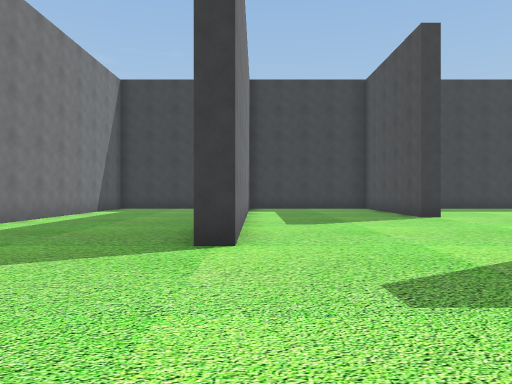
[1] (above)

20 first-person views from a walk through a 3-D level made in the Unity game engine. The camera is 1.3 m above the floor, looks level and sees 70° across. The floor is counted in squares, 2 m on a side. Each view is taken from the middle of a square. On the plan, view 1 faces up. The plan holds only what a view shows up to about 11 squares ahead; the rest is blank.

[2]
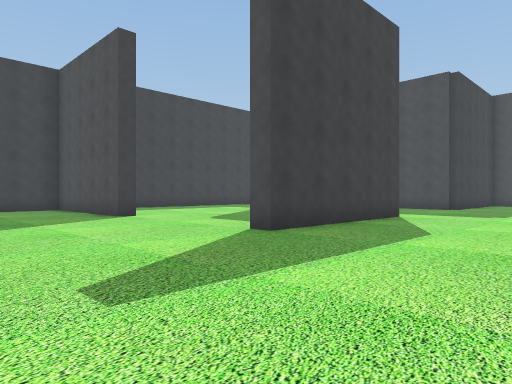

[3]
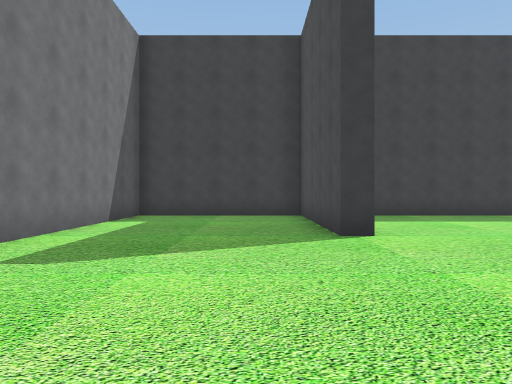

[4]
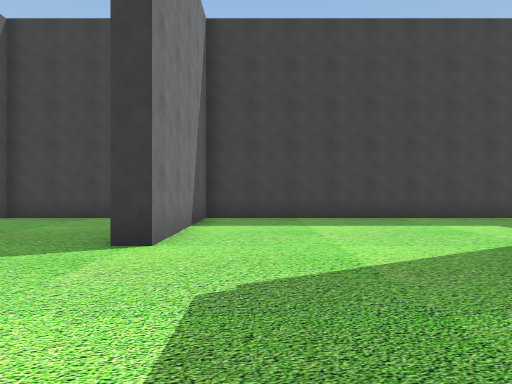

[5]
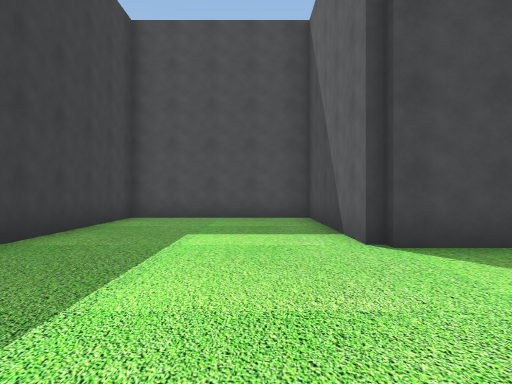

[6]
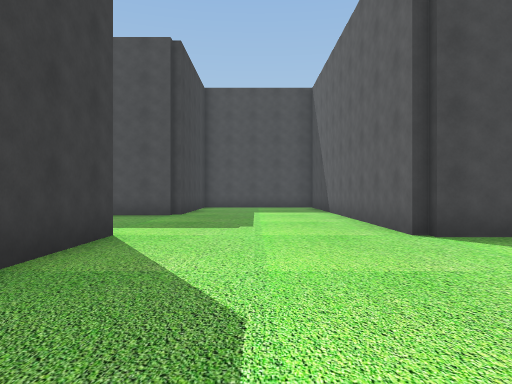

[7]
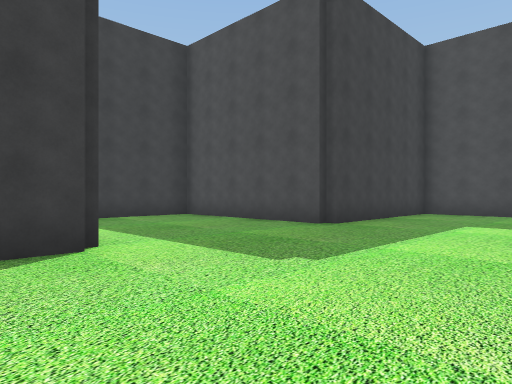

[8]
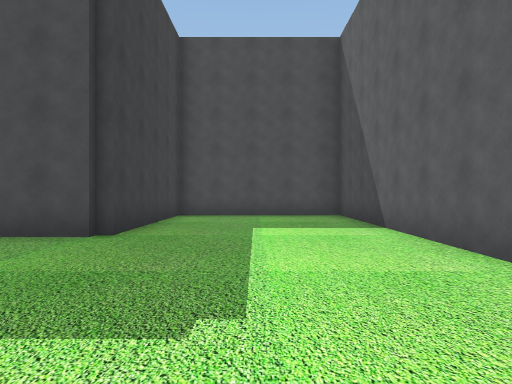

[9]
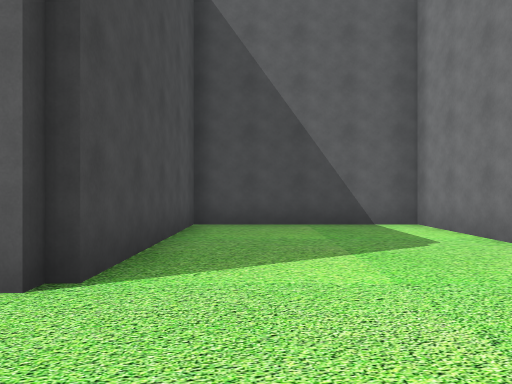

[10]
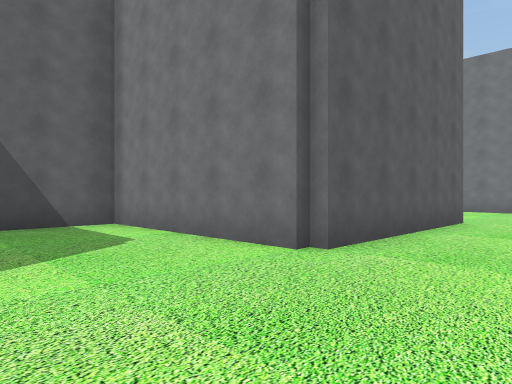

[11]
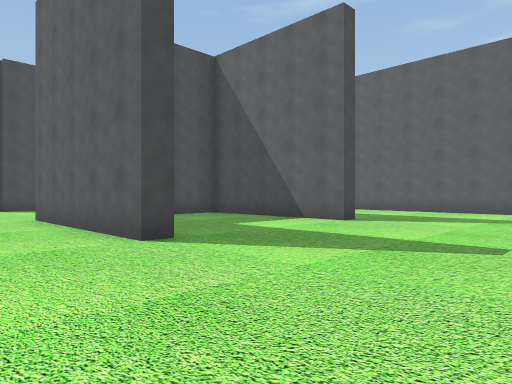

[12]
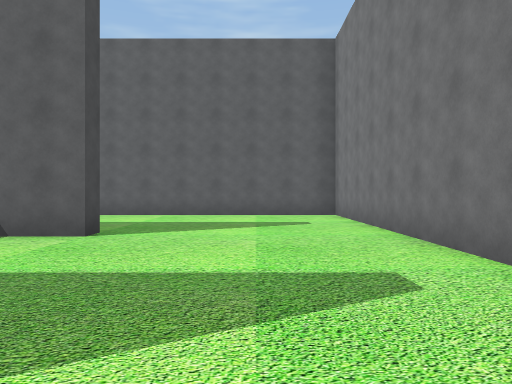

[13]
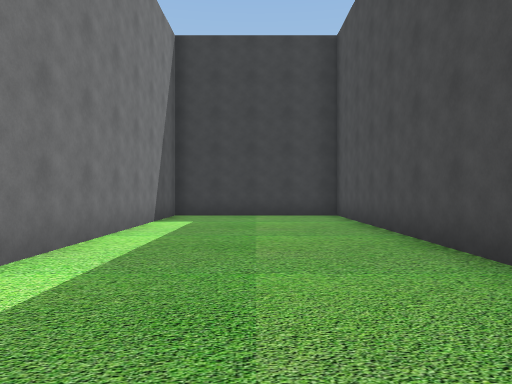

[14]
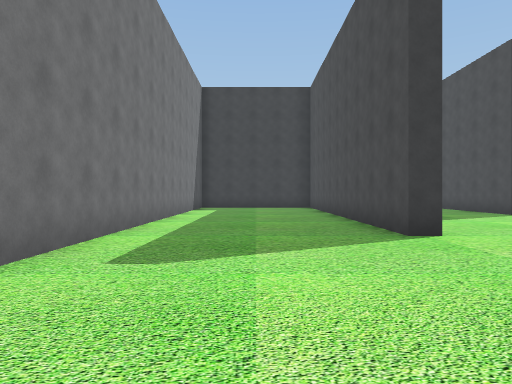

[15]
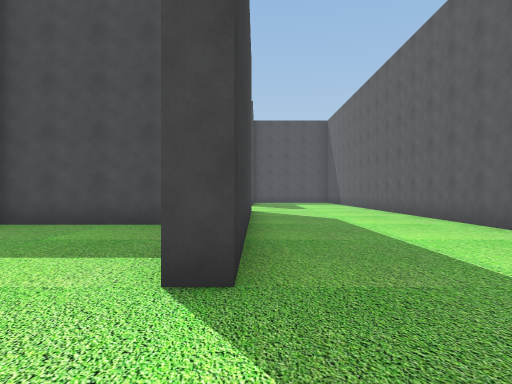

[16]
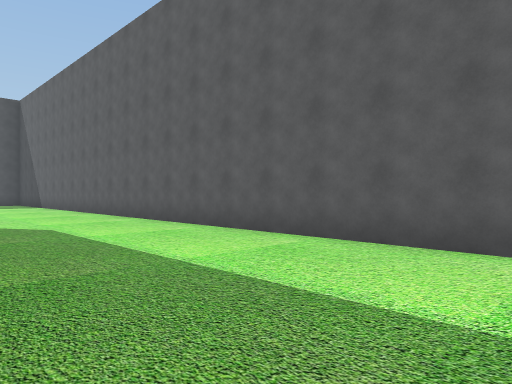

[17]
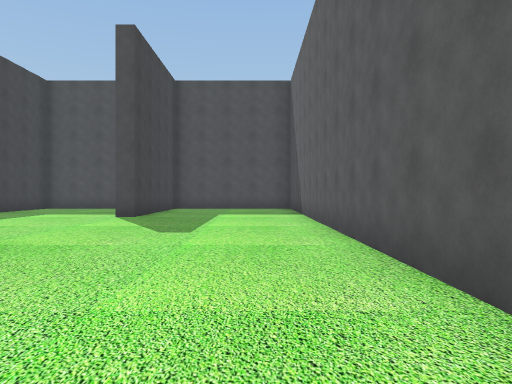

[18]
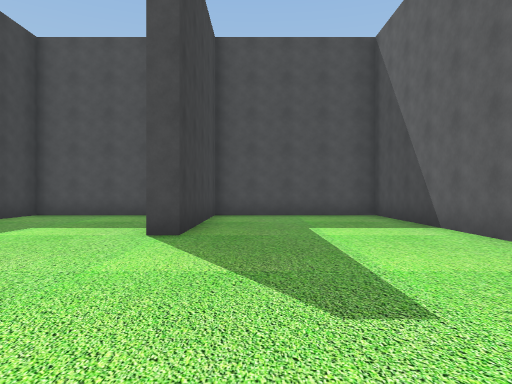

[19]
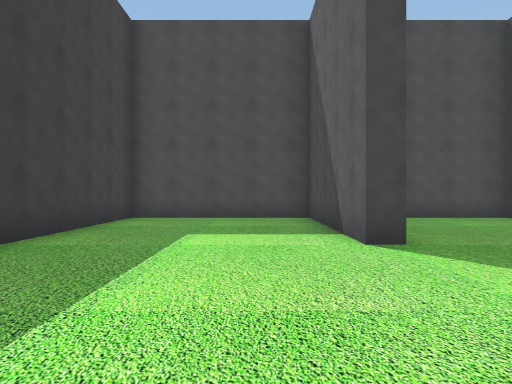

[20]
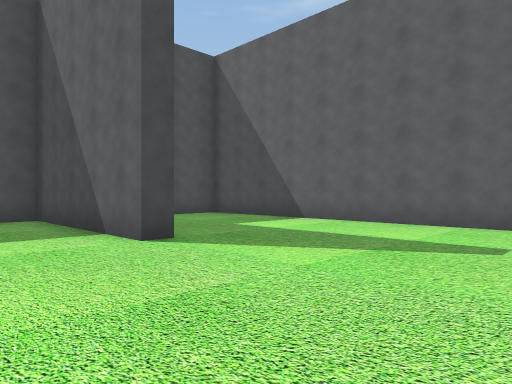

### Floor plan
Points are (right, up) in squares from view 1. A wall is a line through its corners. A room is listed if a view was taken in it or the views show most of it. See-through windows are left out.
Room 1 (views 1, 2, 3, 4, 5, 6, 7, 8, 9, 10, 11, 12, 13, 14, 15, 16, 17, 18, 19, 20)
walls: (9.5, -0.4) (19.3, -0.4) (19.3, 4.1) (14.3, 4.1) (14.3, 9.1) (11.6, 9.1); (9.5, 4.1) (4.5, 4.1) (4.5, 4.8); (4.3, -4.4) (4.3, -0.9); (-0.5, -0.9) (-0.5, -0.4) (4.7, -0.4) (4.7, -5.4) (9.2, -5.4) (9.2, -0.5); (6.5, -5.9) (-0.5, -5.9) (-0.5, -5.4) (3.2, -5.4); (9.2, 8) (9.2, 9.5); (9.5, 9.6) (14.3, 9.6) (14.3, 14.1) (4.7, 14.1) (4.7, 9.4) (4.3, 9.4) (4.3, 14.1) (-0.2, 14.1) (-0.2, 4.4) (-0.7, 4.4) (-0.7, 14.1) (-5.2, 14.1) (-5.2, 2.1); (-5.2, -3.1) (-5.2, -10.4) (19.3, -10.4) (19.3, -5.9) (14.5, -5.9) (14.5, -5.4) (19.3, -5.4) (19.3, -0.9) (14.5, -0.9)

Where each view was taken, in squares from view 1:
view 1: 0 up, 0 right, facing up
view 2: 0 up, 0 right, facing up-right
view 3: 4 up, 3 right, facing up
view 4: 5 up, 6 right, facing up
view 5: 11 up, 5 right, facing right
view 6: 2 up, 4 right, facing right
view 7: 0 up, 8 right, facing up-right
view 8: 2 up, 9 right, facing right
view 9: 2 up, 8 right, facing down
view 10: 2 up, 8 right, facing down-left
view 11: 2 up, 5 left, facing down-right
view 12: 0 up, 3 left, facing down
view 13: 4 up, 3 left, facing up
view 14: 1 down, 3 left, facing up
view 15: 6 down, 3 left, facing right
view 16: 6 down, 1 left, facing down-right
view 17: 9 down, 5 right, facing right
view 18: 7 down, 9 right, facing right
view 19: 4 down, 10 right, facing right
view 20: 3 down, 10 right, facing down-right
